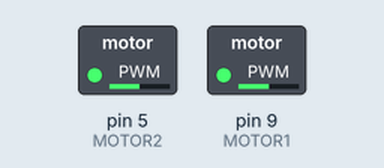
Recording of a program running on a simulated Arduino Mega 2560, built with avr-gcc and run on an emulated ATmega2560. Shown: switched loads named in the program (green lamp = pin HIGH). Pins used as bus, display or sensor lines are not drawn.

Above: at 0.1 s.
At 5.1 s:
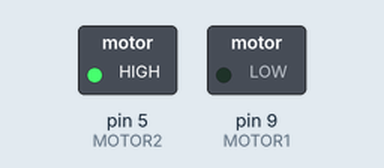
Timing chart, 0 to 6.6 s (numbered marks = the images above):
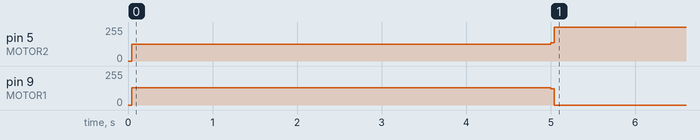

Measured:
- by itself, pin 5 (MOTOR2): 0/255 → 127/255 at 0.04 s, → 255/255 5.0 s later
- by itself, pin 9 (MOTOR1): 0/255 → 128/255 at 0.04 s, → 0/255 5.0 s later

The program:

main.cpp
```cpp
#include <Arduino.h>
#include <avr/io.h>
#include <avr/interrupt.h>

// Definición de pines para los motores
#define MOTOR1 9 // Pin de salida para motor 1 (Timer1)
#define MOTOR2 5 // Pin de salida para motor 2 (Timer3)
#define MicroStep 3

// Rango de frecuencias permitidas en Hz
const int freqMin = 150;    // Frecuencia mínima en Hz
const int freqMax = 2000;   // Frecuencia máxima en Hz

// Variables globales de frecuencia (se almacenan en microsegundos)
volatile int time1 = 600;  // Frecuencia para motor 1
volatile int time2 = 650;  // Frecuencia para motor 2

// Frecuencias deseadas para los motores
int frecuenciaMotor1 = 600;  // Frecuencia para motor 1 (Hz)
int frecuenciaMotor2 = 650;  // Frecuencia para motor 2 (Hz)

volatile bool state1 = false; // Estado de la señal para motor 1
volatile bool state2 = false; // Estado de la señal para motor 2

unsigned long startMillis = 0; // Variable para almacenar el tiempo de inicio
const unsigned long duration = 5000; // Duración en milisegundos (5 segundos)

void setup() {
    Serial.begin(115200);
    pinMode(MOTOR1, OUTPUT);
    pinMode(MOTOR2, OUTPUT);
    pinMode(MicroStep, OUTPUT);

    digitalWrite(MicroStep, HIGH); // Ponemos el driver en modo micropaso de 1/16

    cli(); // Desactivar interrupciones mientras configuramos

    // Configurar Timer1 (16 bits) para Motor 1
    TCCR1A = 0;  // Modo normal
    TCCR1B = (1 << WGM12) | (1 << CS11); // CTC, Prescaler de 8
    OCR1A = 500; // Valor inicial de comparación
    TIMSK1 |= (1 << OCIE1A); // Habilitar interrupción Timer1

    // Configurar Timer3 (16 bits) para Motor 2
    TCCR3A = 0;
    TCCR3B = (1 << WGM32) | (1 << CS31); // CTC, Prescaler de 8
    OCR3A = 500;
    TIMSK3 |= (1 << OCIE3A); // Habilitar interrupción Timer3

    sei(); // Habilitar interrupciones

    startMillis = millis(); // Guardar el tiempo de inicio
}

ISR(TIMER1_COMPA_vect) {
    state1 = !state1;
    digitalWrite(MOTOR1, state1);
    OCR1A = time1; // Actualizar intervalo para motor 1
}

ISR(TIMER3_COMPA_vect) {
    state2 = !state2;
    digitalWrite(MOTOR2, state2);
    OCR3A = time2; // Actualizar intervalo para motor 2
}

void loop() {
    // Verificar si han pasado 5 segundos
    if (millis() - startMillis < duration) {
        // Calcular el intervalo de tiempo para el motor 1 (en microsegundos)
        if (frecuenciaMotor1 >= freqMin && frecuenciaMotor1 <= freqMax) {
            noInterrupts();
            time1 = (2000000 / (2 * frecuenciaMotor1)) - 1; // Formula para calcular el tiempo entre pulsos
            interrupts();
        }

        // Calcular el intervalo de tiempo para el motor 2 (en microsegundos)
        if (frecuenciaMotor2 >= freqMin && frecuenciaMotor2 <= freqMax) {
            noInterrupts();
            time2 = (2000000 / (2 * frecuenciaMotor2)) - 1; // Formula para calcular el tiempo entre pulsos
            interrupts();
        }
    } else {
        // Detener los motores después de 5 segundos
        TIMSK1 &= ~(1 << OCIE1A);  // Deshabilita la interrupción de comparación A del Timer1
        TIMSK3 &= ~(1 << OCIE3A);  // Deshabilita la interrupción de comparación A del Timer3
    }
}
```
